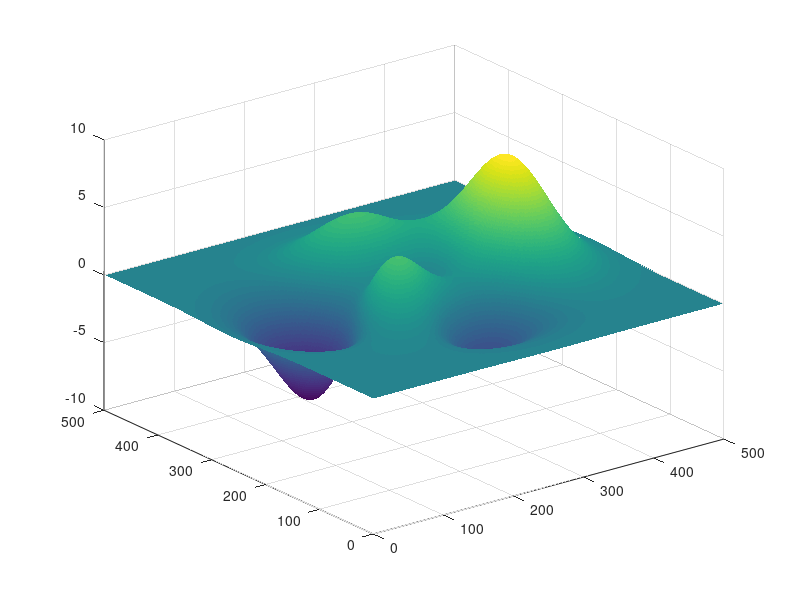

This chart was generated by the following MATLAB code: (Note: this script raises an error after producing the figure.)
clear
close all

% Imagem teste
figure;
p=surf(peaks(500).','EdgeAlpha',0.15);

% Início do código
[~,~,image] = peaks(500);
escala = 1;
azimute = 15; % em grau
x_inicial = 100.5;
y_inicial = 210.5;

% Encontra pixels iniciais
[x_p_inicial,y_p_inicial] = posicao_dist2pix(x_inicial,y_inicial,escala);
[M,N] = size(image);

% Encontra coordenadas finais de acordo com direcao
[x_final,y_final] = seleciona_maximas_coordenadas(M,N,azimute*pi/180,x_p_inicial,y_p_inicial,escala);

% Plota contorno
figure
contourf(image.')
hold on
plot([x_p_inicial x_final],[y_p_inicial y_final],'r','LineWidth',1.5)
plot(x_p_inicial,y_p_inicial,'*k','MarkerSize',8)

% Marca o tempo
tic
% Seleciona pixels onde a direcao passa
[x,y,z] = seleciona_quadrados_v3(image,x_inicial,y_inicial,x_final,y_final);
toc

%% Terra plana
% Retorna inclinacao das alturas achadas
[angulos] = retorna_inclinacao_plana(image,x,y);

% Transforma angulos em alturas
[h,d] = encontra_altitude_minima_plana(x,y,z,angulos);

% Plota alturas achadas
hold on
plot3(x,y,h,'r','LineWidth',1.5)

% Plota direcao com altura de visada encontrada
figure
plot(d,z)
hold on
grid on
plot(d,h,':r','LineWidth',1.5)
plot(d(1),h(1),'*k','MarkerSize',8)
xlabel('d')
ylabel('h')
title('Altitudes na direção traçada - Terra plana')

%% Terra esférica
R = 6000;
escala = 1;

% Retorna inclinacao das alturas achadas
[as, bs] = retorna_inclinacao_esferica(image,x,y,R,escala);

% Transforma angulos em alturas
[h,d] = encontra_altitude_minima_esferica(x,y,z,as,bs,escala,R);

% Plota alturas achadas
figure;
p=surf(peaks(500).','EdgeAlpha',0.15);
hold on
plot3(x,y,h,'r','LineWidth',1.5)

% Plota direcao com altura de visada encontrada
figure
plot((z+R).*sin(d/R),(z+R).*cos(d/R)-R)
hold on
grid on
plot((h+R).*sin(d/R),(h+R).*cos(d/R)-R,':r','LineWidth',1.5)
plot(d(1),h(1),'*k','MarkerSize',8)
xlabel('d')
ylabel('h')
title('Altitudes na direção traçada - Terra esférica')

% Plota direcao com altura de visada encontrada como se fosse Terra plana
figure
plot(d,z)
hold on
grid on
plot(d,h,':r','LineWidth',1.5)
plot(d(1),h(1),'*k','MarkerSize',8)
xlabel('d')
ylabel('h')
title('Altitudes na direção traçada - Valores da Terra esférica em Terra plana')
